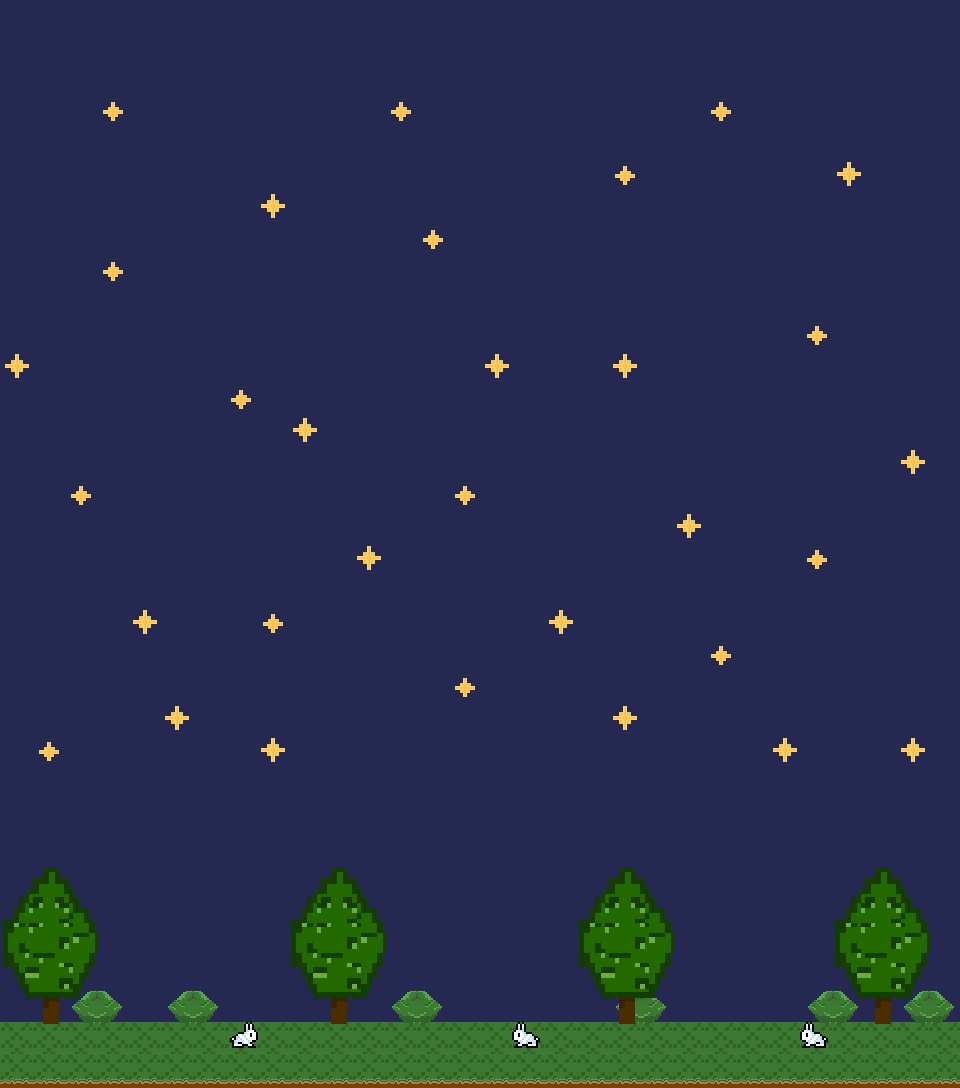

This game map was drawn from its Tiled (.tmx) file and the tilesets committed beside it. A one-line description and the trimmed map source follow:
An orthogonal 30x34 tile map with 32x32 px tiles, 4 tile layers (Fondo, Pasto y arboles, Arbustos, Estrellas).

<map version="1.4" tiledversion="1.4.3" orientation="orthogonal" renderorder="right-down" width="30" height="34" tilewidth="32" tileheight="32" infinite="0" nextlayerid="5" nextobjectid="1">
 <tileset firstgid="1" source="TILESET1-1.tsx" />
 <layer id="1" name="Fondo" width="30" height="34">
  <data>[1020 cells, 1020 non-empty, 1 distinct tile ids]</data>
 </layer>
 <layer id="2" name="Pasto y arboles" width="30" height="34">
  <data>[1020 cells, 60 non-empty, 2 distinct tile ids]</data>
 </layer>
 <layer id="4" name="Arbustos" width="30" height="34">
  <data>[1020 cells, 15 non-empty, 4 distinct tile ids]</data>
 </layer>
 <layer id="3" name="Estrellas" width="30" height="34">
  <data>[1020 cells, 127 non-empty, 26 distinct tile ids]</data>
 </layer>
</map>
